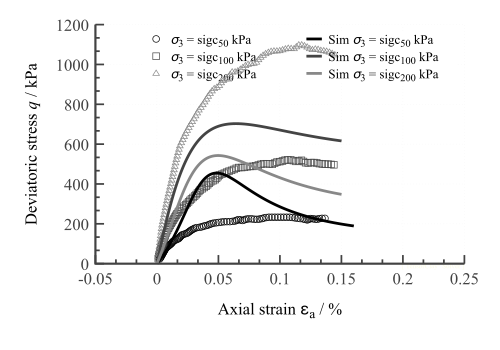

Reproduce this figure in gnuplot.
# ==============================================================================
#   GNUPLOT ACADEMIC SCRIPT AUTOMATICALLY GENERATED BY TENSORCLAY (TRIAXLAB)     
#   Generated Time: 2026/05/25                                                  
# ==============================================================================

# ==============================================================================
# [Layout & Canvas Geometry] Advanced Dimension & Publishing Optimization
# Engine: TensorClay True-Render Core Architecture
# ==============================================================================

# --- Physical Output Canvas Size Control ---
set terminal pdfcairo size 5.00in, 3.00in color enhanced font 'Times-New-Roman,12' background rgb 'white'
set lmargin at screen 0.20
set bmargin at screen 0.24
set rmargin at screen 0.91
set tmargin at screen 0.92

# [Academic Protection] Enforcing locked 1:1 scale to completely eradicate aspect distortion.
set origin 0,0
set size 1,1

# --- TensorClay Ecosystem Signature Mark (Ultra-Faded Phantom Weight) ---
set label "[ TensorClay{^b} Solver ]" at screen 0.93, 0.24 right font 'Times-New-Roman,7.5' textcolor rgb '#E0E0E020'

# --- Professional Infrastructure (Outward Tics & Academic Grid) ---
set border 3 lw 2.5 lc rgb '#424242'             # L-shaped open layout
set tics out nomirror font ',19' scale 1.5, 0.75 # Scale-aware outward tics prevent clipping
set mxtics 2
set mytics 2
set grid xtics ytics lc rgb '#E5E5E5' lw 0.8 dt 2  # Non-intrusive gray reference grid
# --- Layout Block Segment End ---

# ==============================================================================
# [Figure & Output Configuration] Environment Setup (Academic Cairo Channel)
# ==============================================================================

set terminal pdfcairo size 5.00in, 3.50in color enhanced font 'Times-New-Roman,14' background rgb 'white'
set output 'workspace_plot_260525_001_render.pdf'

# --- Journal Standard Clip & Layout Hygiene ---
set clip points
set clip one
set tics scale 1.0
set grid xtics ytics lt 0 lw 0.5 lc rgb '#e0e0e0'

# --- Dynamic Margin Adjustment based on Canvas Size ---
margin_left   = 0.95
margin_bottom = 0.86
margin_right  = 0.35
margin_top    = 0.24

canvas_w = 5.00
canvas_h = 3.50

set lmargin at screen (margin_left / canvas_w)
set rmargin at screen (1.0 - (margin_right / canvas_w))
set bmargin at screen (margin_bottom / canvas_h)
set tmargin at screen (1.0 - (margin_top / canvas_h))

# ------------------------------------------------------------------------------
# --- Academic Color Palette Line Mapping ---
set linetype 1 lc rgb '#000000' lw 2.2 pt 5 ps 0.8
set linetype 2 lc rgb '#444444' lw 2.0 pt 7 ps 0.8
set linetype 3 lc rgb '#888888' lw 1.8 pt 9 ps 0.8
set linetype 4 lc rgb '#b5b5b5' lw 1.5 pt 13 ps 0.8
set linetype 5 lc rgb '#222222' lw 2.0 pt 11 ps 0.8
set linetype cycle 5

# --- Fine-tune vector point objects for EPS/PDF outputs ---
set pointsize 0.9

set encoding utf8
# --- Figure Block Segment End ---

# ==============================================================================
# [Macro Axes Space & Legend Logic Setup] Academic High-Resolution Pipeline
# ==============================================================================

set key top right horizontal Left reverse enhanced maxcols 2 samplen 1.5 spacing 1.2 font ',14' nobox noopaque
# [Visual Aesthetic] Key Box removed; Opaque mask activated to shield underlying curves.

unset grid
set grid xtics ytics lc rgb '#E5E5E5' lw 0.8 dt 2
unset xzeroaxis
unset yzeroaxis
unset title
unset logscale
# --- Axes Space Block Segment End ---

# ==============================================================================
# [Subplot Axes Physics & Metrics] Geotechnical True-Render Protocol
# ==============================================================================

set tics in nomirror font ',18' scale 1.5, 0.75
set format x '%-g'
set format y '%-g'
set mxtics 3
set mytics 3

set xlabel 'Axial strain {/Symbol e}_{a} / %' textcolor rgb 'black' font ',18' offset 0,-0.6
set ylabel 'Deviatoric stress {/:Italic q} / kPa' textcolor rgb 'black' font ',18' offset -3.2,0

unset logscale
set offsets 0, 0, 0, 0
set autoscale

# --- Precise Academic Boundary Padding (Polarity Adaptive) ---
set offsets graph 0.08, 0.08, 0.05, 0.05
# --- Axis Block Segment End ---

# ==============================================================================
# [Artist & LineStyle Specifications] Academic Aesthetics Setup (Journal Standard)
# ==============================================================================

GLOBAL_PLOT_STYLE = 'points'
GLOBAL_SMOOTH_ALGO = ''

# --- Dynamic Infrastructure for Microscopic Case Tracks ---
# [CASE NODE] sigc_50kPa
set linestyle 101 lt 1 lw 1.0 pt 6 ps 0.8
CASE_EXP_SKIP_101 = 100
CASE_EXP_FACTOR_X_101 = 1.0
CASE_EXP_FACTOR_Y_101 = 1.0
set linestyle 201 lt 1 dt 1 lw 4.0 pt 1 ps 0.0
CASE_SIMU_FACTOR_X_201 = 1.0
CASE_SIMU_FACTOR_Y_201 = 1.0

# [CASE NODE] sigc_100kPa
set linestyle 102 lt 2 lw 1.0 pt 4 ps 0.8
CASE_EXP_SKIP_102 = 100
CASE_EXP_FACTOR_X_102 = 1.0
CASE_EXP_FACTOR_Y_102 = 1.0
set linestyle 202 lt 2 dt 1 lw 4.0 pt 1 ps 0.0
CASE_SIMU_FACTOR_X_202 = 1.0
CASE_SIMU_FACTOR_Y_202 = 1.0

# [CASE NODE] sigc_200kPa
set linestyle 103 lt 3 lw 1.0 pt 8 ps 0.8
CASE_EXP_SKIP_103 = 100
CASE_EXP_FACTOR_X_103 = 1.0
CASE_EXP_FACTOR_Y_103 = 1.0
set linestyle 203 lt 3 dt 1 lw 4.0 pt 1 ps 0.0
CASE_SIMU_FACTOR_X_203 = 1.0
CASE_SIMU_FACTOR_Y_203 = 1.0

# --- Artist Block Segment End ---

# [Debug Check] artistBlock Found: true
# [Debug Check] Raw 'STYLE' in Dictionary: 'points'
# [Debug Check] Final specs.GlobalStyle Value: 'points'

# ==============================================================================
# [Dynamic Data Matrix Mapping] Generated by TensorClay Data Engine
# ==============================================================================

# --- Datafile Parser Configuration for CSV/.sdb ---
set datafile separator ','
set datafile commentschars '#!'

array Files_100[3]
Files_100[1] = './C5_G01.sdb'
Files_100[2] = './C5_G02.sdb'
Files_100[3] = './C5_G03.sdb'
array Labels_100[3]
Labels_100[1] = '{/:Italic {/Symbol {/:Italic s}}}_{3} = sigc_{50} kPa'
Labels_100[2] = '{/:Italic {/Symbol {/:Italic s}}}_{3} = sigc_{100} kPa'
Labels_100[3] = '{/:Italic {/Symbol {/:Italic s}}}_{3} = sigc_{200} kPa'

array Files_101[3]
Files_101[1] = '/Users/lhc/ATENSORLAB/TensorClay典型案例-Gnuplot绘图模式/batch-sigc_50kPa.sdb'
Files_101[2] = '/Users/lhc/ATENSORLAB/TensorClay典型案例-Gnuplot绘图模式/batch-sigc_100kPa.sdb'
Files_101[3] = '/Users/lhc/ATENSORLAB/TensorClay典型案例-Gnuplot绘图模式/batch-sigc_200kPa.sdb'
array Labels_101[3]
Labels_101[1] = 'Sim {/:Italic {/Symbol {/:Italic s}}}_{3} = sigc_{50} kPa'
Labels_101[2] = 'Sim {/:Italic {/Symbol {/:Italic s}}}_{3} = sigc_{100} kPa'
Labels_101[3] = 'Sim {/:Italic {/Symbol {/:Italic s}}}_{3} = sigc_{200} kPa'

# --- Core Coordinate Axis Mapping Indices ---
X_COLUMN_INDEX = 1
Y_COLUMN_INDEX = 8
# --- Data Block Segment End ---

# ==============================================================================
# [Data Flow Execution Pipeline] Main Plot Execution
# ==============================================================================
plot \
     Files_100[1] every CASE_EXP_SKIP_101 using (column(X_COLUMN_INDEX)*CASE_EXP_FACTOR_X_101):(column(Y_COLUMN_INDEX)*CASE_EXP_FACTOR_Y_101) title Labels_100[1] with points ls 101, \
     Files_100[2] every CASE_EXP_SKIP_102 using (column(X_COLUMN_INDEX)*CASE_EXP_FACTOR_X_102):(column(Y_COLUMN_INDEX)*CASE_EXP_FACTOR_Y_102) title Labels_100[2] with points ls 102, \
     Files_100[3] every CASE_EXP_SKIP_103 using (column(X_COLUMN_INDEX)*CASE_EXP_FACTOR_X_103):(column(Y_COLUMN_INDEX)*CASE_EXP_FACTOR_Y_103) title Labels_100[3] with points ls 103, \
     Files_101[1] using (column(X_COLUMN_INDEX)*CASE_SIMU_FACTOR_X_201):(column(Y_COLUMN_INDEX)*CASE_SIMU_FACTOR_Y_201) title Labels_101[1] with lines ls 201, \
     Files_101[2] using (column(X_COLUMN_INDEX)*CASE_SIMU_FACTOR_X_202):(column(Y_COLUMN_INDEX)*CASE_SIMU_FACTOR_Y_202) title Labels_101[2] with lines ls 202, \
     Files_101[3] using (column(X_COLUMN_INDEX)*CASE_SIMU_FACTOR_X_203):(column(Y_COLUMN_INDEX)*CASE_SIMU_FACTOR_Y_203) title Labels_101[3] with lines ls 203

# --- [Render Flow Completed Safely] ---
unset output
